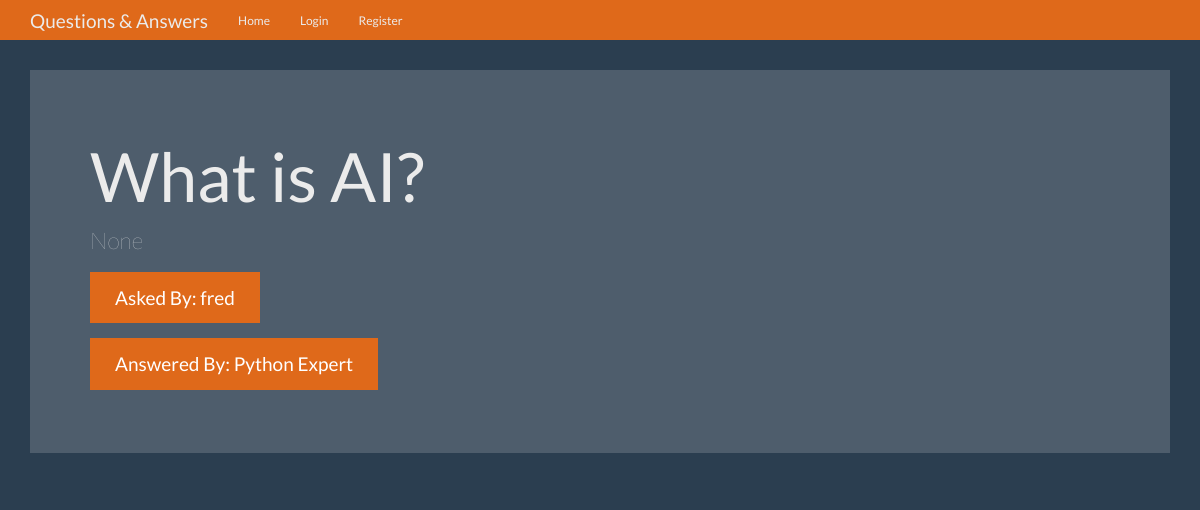
Screenshot of /question/1 with the database file from the repository.
### models/question.py (models this page shows, shortened)
class Question(db.Model):
    __tablename__ = 'question'
    id = db.Column(db.Integer, primary_key = True)
    question = db.Column(db.Text)
    answer = db.Column(db.Text)
    asked_by_id = db.Column(db.Integer, db.ForeignKey('user.id'))
    expert_id = db.Column(db.Integer, db.ForeignKey('user.id'))
    @classmethod
    def get_by_id(cls, id):
        return cls.query.get_or_404(id)

### models/user.py (models this page shows, shortened)
class User(db.Model, UserMixin):
    __tablename__ = 'user'
    id = db.Column(db.Integer, primary_key = True)
    name = db.Column(db.String(50))
    password = db.Column(db.String(100))
    expert = db.Column(db.Boolean)
    admin = db.Column(db.Boolean)
    questions_asked = db.relationship(
        'Question',
        foreign_keys = 'Question.asked_by_id',
        backref = 'asker',
        lazy = True
    )
    answers_requested = db.relationship(
        'Question',
        foreign_keys = 'Question.expert_id',
        backref = 'expert',
        lazy = True
    )
    @property
    def unhashed_password(self):
        raise AttributeError('Cannot view unhashed password!')

### qa/views.py (the view)
@q_a.route('/question/<int:question_id>')
def question(question_id):
    question = Question.get_by_id(question_id)
    context = {
        'question': question
    }
    return render_template('question.html', **context)

### templates/question.html (shortened to what this page needs)
{% extends 'base.html' %}
{% block content %}
<div class="jumbotron">
        <h1>{{ question.question }}</h1>
        <p>{{ question.answer }}</p>
        <p><a class="btn btn-primary btn-lg">Asked By: {{ question.asker.name }}</a></p>
        <p><a class="btn btn-primary btn-lg">Answered By: {{ question.expert.name }}</a></p>
      </div>
{% endblock %}

### static/theme.css (style rules this page uses)
body { padding-top: 70px; padding-bottom: 30px; }

### rows the page displays
Question: question "What is AI?", answer "None"
User: asker.name "fred"
User: expert.name "Python Expert"
